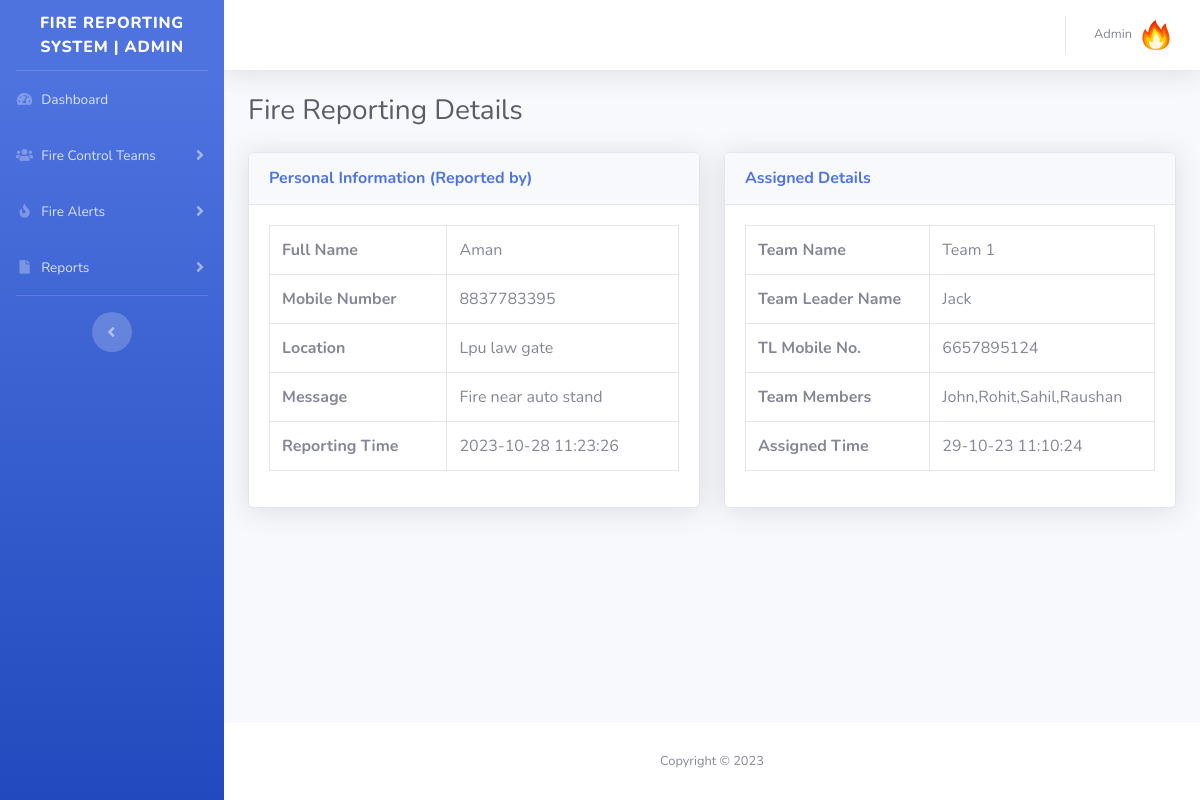
/Fire_reporting/admin/view-all-details.php?requestid=1 (signed in), run on the app's committed database.
### tables this page shows
CREATE TABLE `tblfirereport` (
  `id` int(11) NOT NULL,
  `fullName` varchar(225) DEFAULT NULL,
  `mobileNumber` bigint(12) DEFAULT NULL,
  `location` mediumtext DEFAULT NULL,
  `message` mediumtext DEFAULT NULL,
  `assignTo` int(11) DEFAULT NULL,
  `assignTme` varchar(225) NOT NULL,
  `status` varchar(100) NOT NULL,
  `postingDate` timestamp NOT NULL DEFAULT current_timestamp(),
  `assignTime` varchar(225) NOT NULL
);

CREATE TABLE `tblteams` (
  `id` int(11) NOT NULL,
  `teamName` varchar(225) DEFAULT NULL,
  `teamLeaderName` varchar(225) DEFAULT NULL,
  `teamLeadMobno` bigint(12) DEFAULT NULL,
  `teamMembers` mediumtext DEFAULT NULL,
  `postingDate` timestamp NOT NULL DEFAULT current_timestamp()
);

### Fire_reporting/admin/view-all-details.php (the view, shortened to what this page needs)
<?php session_start();
include_once('includes/config.php');
if (strlen($_SESSION['aid']==0)) {
  header('location:logout.php');
  } else{
?>
<!DOCTYPE html>
<html lang="en">
<head>
    <link href="vendor/fontawesome-free/css/all.min.css" rel="stylesheet" type="text/css">
    <link href="css/sb-admin-2.min.css" rel="stylesheet">
</head>
<body id="page-top">
    <div id="wrapper">
<?php include_once('includes/sidebar.php');?>
        <div id="content-wrapper" class="d-flex flex-column">
            <div id="content">
          <?php include_once('includes/topbar.php');?>
                <div class="container-fluid">
                    <h1 class="h3 mb-4 text-gray-800">Fire Reporting Details</h1>
     <form method="post"  name="adminprofile" >
  <div class="row">
                        <div class="col-lg-6">
                            <div class="card shadow mb-4">
                                <div class="card-header py-3">
                                    <h6 class="m-0 font-weight-bold text-primary">Personal Information (Reported by)</h6>
                                </div>
                                <div class="card-body">
<?php $rid=$_GET['requestid'];
$query=mysqli_query($con,"select * from tblfirereport where id='$rid'");
while($row=mysqli_fetch_array($query)){
?>
 <table class="table table-bordered"  width="100%" cellspacing="0">
    <tr>
    <th>Full Name</th>
    <td><?php echo $row['fullName'];?></td>
    </tr>
     <tr>
    <th>Mobile Number</th>
    <td><?php echo $row['mobileNumber'];?></td>
    </tr>
     <tr>
    <th>Location</th>
    <td><?php echo $row['location'];?></td>
    </tr>
     <tr>
    <th>Message</th>
    <td><?php echo $row['message'];?></td>
    </tr>
     <tr>
    <th>Reporting Time</th>
    <td><?php echo $row['postingDate'];?></td>
    </tr>
 </table>
<?php } ?>
                                </div>
                            </div>
                        </div>
                        <div class="col-lg-6">
                            <div class="card shadow mb-4">
                                <div class="card-header py-3">
                                    <h6 class="m-0 font-weight-bold text-primary">Assigned Details</h6>
                                </div>
                                <div class="card-body">
<?php $query=mysqli_query($con,"select * from tblfirereport
join tblteams on tblteams.id=tblfirereport.assignTo
    where tblfirereport.id='$rid'");
$count=mysqli_num_rows($query);
if($count>0){
while($row=mysqli_fetch_array($query)){ ?>
 <table class="table table-bordered"  width="100%" cellspacing="0">
    <tr>
    <th>Team Name</th>
    <td><?php echo $row['teamName'];?></td>
    </tr>
    <tr>
    <th>Team Leader Name</th>
    <td><?php echo $row['teamLeaderName'];?></td>
    </tr>
    <tr>
    <th>TL Mobile No.</th>
    <td><?php echo $row['teamLeadMobno'];?></td>
    </tr>
 <tr>
    <th>Team Members</th>
    <td><?php echo $row['teamMembers'];?></td>
    </tr>
     <tr>
    <th>Assigned Time</th>
    <td><?php echo $row['assignTme'];?></td>
    </tr>
</table>
<?php } }  else {?>
<h4  style="color:red;" align="center">Not Assigned Yet</h4>
<?php } ?>
                                </div>
                            </div>
                        </div>
                    </div>
</form>
                </div>
            </div>
           <?php include_once('includes/footer.php');?>
        </div>
    </div>
</body>
</html>
<?php } ?>

### Fire_reporting/admin/includes/topbar.php (shortened to what this page needs)
      <nav class="navbar navbar-expand navbar-light bg-white topbar mb-4 static-top shadow">
            <?php if($_SESSION['aid']):?>
                    <ul class="navbar-nav ml-auto">
                        <li class="nav-item dropdown no-arrow">
                            <a class="nav-link dropdown-toggle" href="#" id="userDropdown" role="button"
                                data-toggle="dropdown" aria-haspopup="true" aria-expanded="false">
                <?php
$adid=$_SESSION['aid'];
$ret1=mysqli_query($con,"select AdminName from tbladmin where ID='$adid'");
while($row1=mysqli_fetch_array($ret1)){
?>
                                <span class="mr-2 d-none d-lg-inline text-gray-600 small"><?php  echo $row1['AdminName'];?></span>
                           <?php } ?>
                                <img class="img-profile rounded-circle"
                                    src="img\logo.png">
                            </a>
                        </li>
                    </ul>
                <?php endif;?>
                </nav>

### data on the page
tblfirereport: fullName "Aman", mobileNumber "8837783395", location "Lpu law gate", message "Fire near auto stand", postingDate "2023-10-28 11:23:26", tblteams.teamName "Team 1", tblteams.teamLeaderName "Jack", tblteams.teamLeadMobno "6657895124", tblteams.teamMembers "John,Rohit,Sahil,Raushan", assignTme "29-10-23 11:10:24"

### other printed values
$row1['AdminName'] "Admin"
